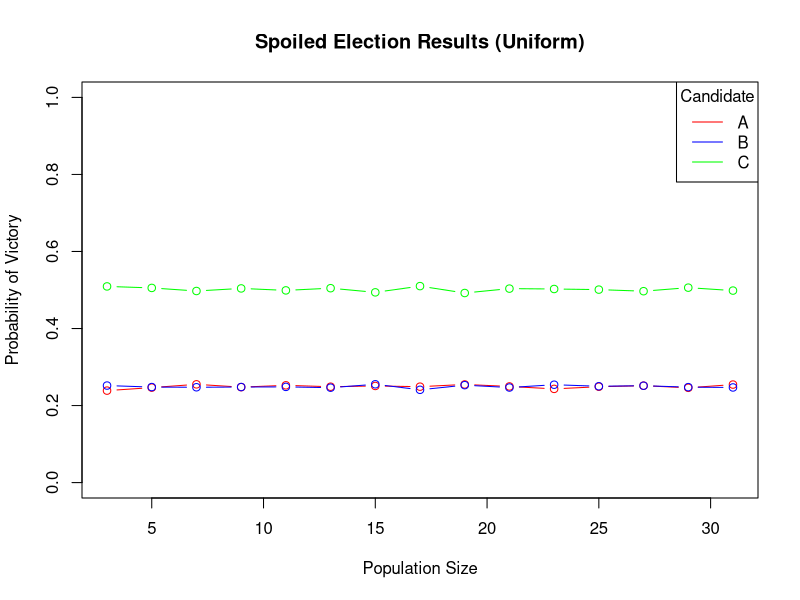
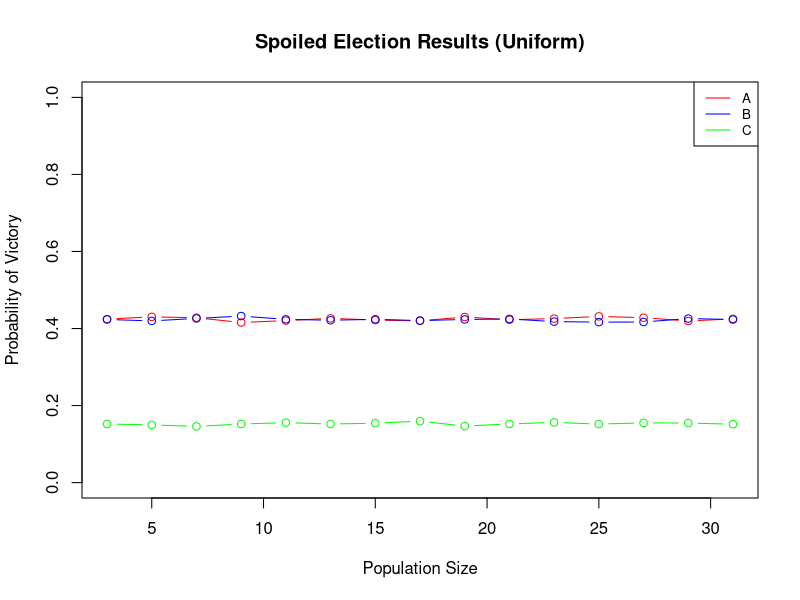
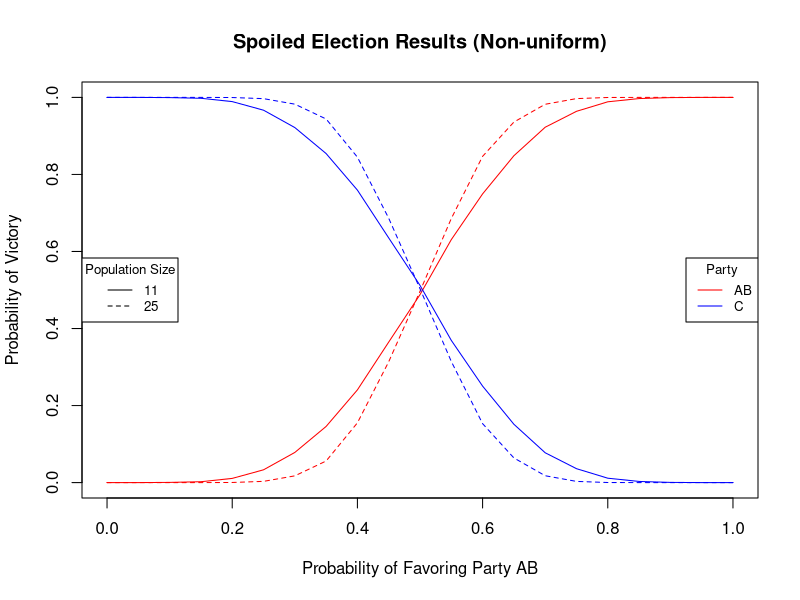

Reproduce these figures in R, in order.
## ---- chunk 1
niter = 15
Xwins = rep(0, niter)
Ywins = rep(0, niter)
Zwins = rep(0, niter)
nsims = 10000
for (i in 1:niter) {
    popln = i * 2 + 1
    for (simno in 1:nsims) {
        popln <- 25
        X <- sign(runif(popln, -1, 1))
        Y <- sign(runif(popln, -1, 1))
        Z <- -1 * Y
        if (sum(X) > 0 & sum(Z) < 0) { 
            Xwins[i]  = Xwins[i] + 1
        }
        if (sum(Y) > 0 & sum(X) < 0) {
            Ywins[i] = Ywins[i] + 1
        }
        if (sum(Z) > 0 & sum(Y) < 0) {
            Zwins[i] = Zwins[i] + 1
        }
    }
}
Xwins
Ywins
Zwins

plot((1:niter) * 2 + 1, Xwins/nsims, type = "b", col = "red", ylim = c(0, 1), main="Spoiled Election Results (Uniform)", xlab = "Population Size", ylab = "Probability of Victory")
lines((1:niter) * 2 + 1, Ywins/nsims, type = "b", col = "blue")
lines((1:niter) * 2 + 1, Zwins/nsims, type = "b", col = "green")
#lines((1:niter) * 2 + 1, rep(.5, niter), type = "l", lty = 2, col = "grey")
#lines((1:niter) * 2 + 1, rep(.25, niter), type = "l", lty = 2, col = "grey")
legend("topright", legend=c("A", "B", "C"), col=c("red", "blue", "green"), lty=c(1, 1, 1), cex=1, title="Candidate")

## ---- chunk 2
niter = 15
Xwins = rep(0, niter)
Ywins = rep(0, niter)
Zwins = rep(0, niter)
nsims = 10000
for (i in 1:niter) {
    popln = i * 2 + 1
    for (simno in 1:nsims) {
        popln <- 25
        X <- sign(runif(popln, -1, 1))
        Y <- sign(runif(popln, -2, 3))
        Z <- -1 * Y
        if (sum(X) > 0 & sum(Z) < 0) { 
            Xwins[i]  = Xwins[i] + 1
        }
        if (sum(Y) > 0 & sum(X) < 0) {
            Ywins[i] = Ywins[i] + 1
        }
        if (sum(Z) > 0 & sum(Y) < 0) {
            Zwins[i] = Zwins[i] + 1
        }
    }
}
Xwins
Ywins
Zwins

plot((1:niter) * 2 + 1, Xwins/nsims, type = "b", col = "red", ylim = c(0, 1), main="Spoiled Election Results (Uniform)", xlab = "Population Size", ylab = "Probability of Victory")
lines((1:niter) * 2 + 1, Ywins/nsims, type = "b", col = "blue")
lines((1:niter) * 2 + 1, Zwins/nsims, type = "b", col = "green")
#lines((1:niter) * 2 + 1, rep(.5, niter), type = "l", lty = 2, col = "grey")
#lines((1:niter) * 2 + 1, rep(.25, niter), type = "l", lty = 2, col = "grey")
legend("topright", legend=c("A", "B", "C"), col=c("red", "blue", "green"), lty=c(1, 1, 1), cex=0.8)

## ---- chunk 3
niter = 20
Xwins11 = rep(0, niter+1)
Ywins11 = rep(0, niter+1)
Zwins11 = rep(0, niter+1)
Xwins25 = rep(0, niter+1)
Ywins25 = rep(0, niter+1)
Zwins25 = rep(0, niter+1)
nsims = 10000
for (i in 0:niter) {
    for (simno in 1:nsims) {
        popln <- 11
        X <- sign(runif(popln, -1, 1))
        Y <- sign(runif(popln, i - niter, i))
        Z <- -1 * Y
        if (sum(X) > 0 & sum(Z) < 0) { 
            Xwins11[i + 1]  = Xwins11[i + 1] + 1
        }
        if (sum(Y) > 0 & sum(X) < 0) {
            Ywins11[i + 1] = Ywins11[i + 1] + 1
        }
        if (sum(Z) > 0 & sum(Y) < 0) {
            Zwins11[i + 1] = Zwins11[i + 1] + 1
        }
        popln <- 25
        X <- sign(runif(popln, -1, 1))
        Y <- sign(runif(popln, i - niter, i))
        Z <- -1 * Y
        if (sum(X) > 0 & sum(Z) < 0) { 
            Xwins25[i + 1]  = Xwins25[i + 1] + 1
        }
        if (sum(Y) > 0 & sum(X) < 0) {
            Ywins25[i + 1] = Ywins25[i + 1] + 1
        }
        if (sum(Z) > 0 & sum(Y) < 0) {
            Zwins25[i + 1] = Zwins25[i + 1] + 1
        }
    }
}
#Xwins
#Ywins
#Zwins

plot((0:niter) /niter, (Xwins11+Ywins11)/nsims, type = "l", col = "red", ylim = c(0, 1), xlim = c(0, 1), main="Spoiled Election Results (Non-uniform)", xlab = "Probability of Favoring Party AB", ylab = "Probability of Victory")
lines((0:niter) /niter, Zwins11/nsims, type = "l", col = "blue")
lines((0:niter) /niter, (Xwins25+Ywins25)/nsims, type = "l", col = "red", lty = 2)
lines((0:niter) /niter, Zwins25/nsims, type = "l", col = "blue", lty = 2)
#lines((1:niter) * 2 + 1, rep(.5, niter), type = "l", lty = 2, col = "grey")
#lines((1:niter) * 2 + 1, rep(.25, niter), type = "l", lty = 2, col = "grey")
legend("right", legend=c("AB", "C"), col=c("red", "blue"), lty=c(1, 1, 1), cex=0.8, title = "Party")
legend("left", legend=c(11, 25), lty=c(1, 2), cex=0.8, title = "Population Size")

## ---- chunk 4

